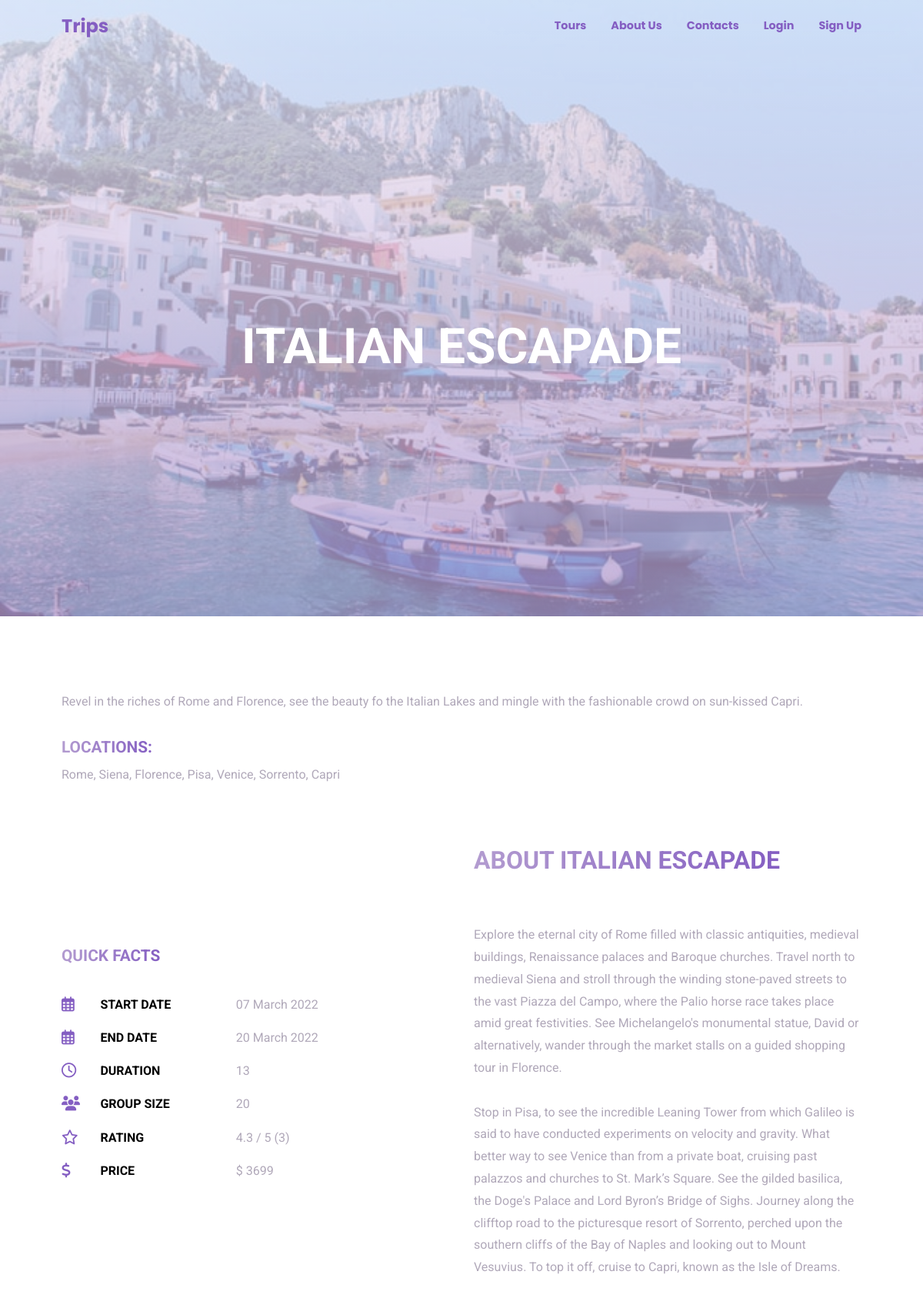
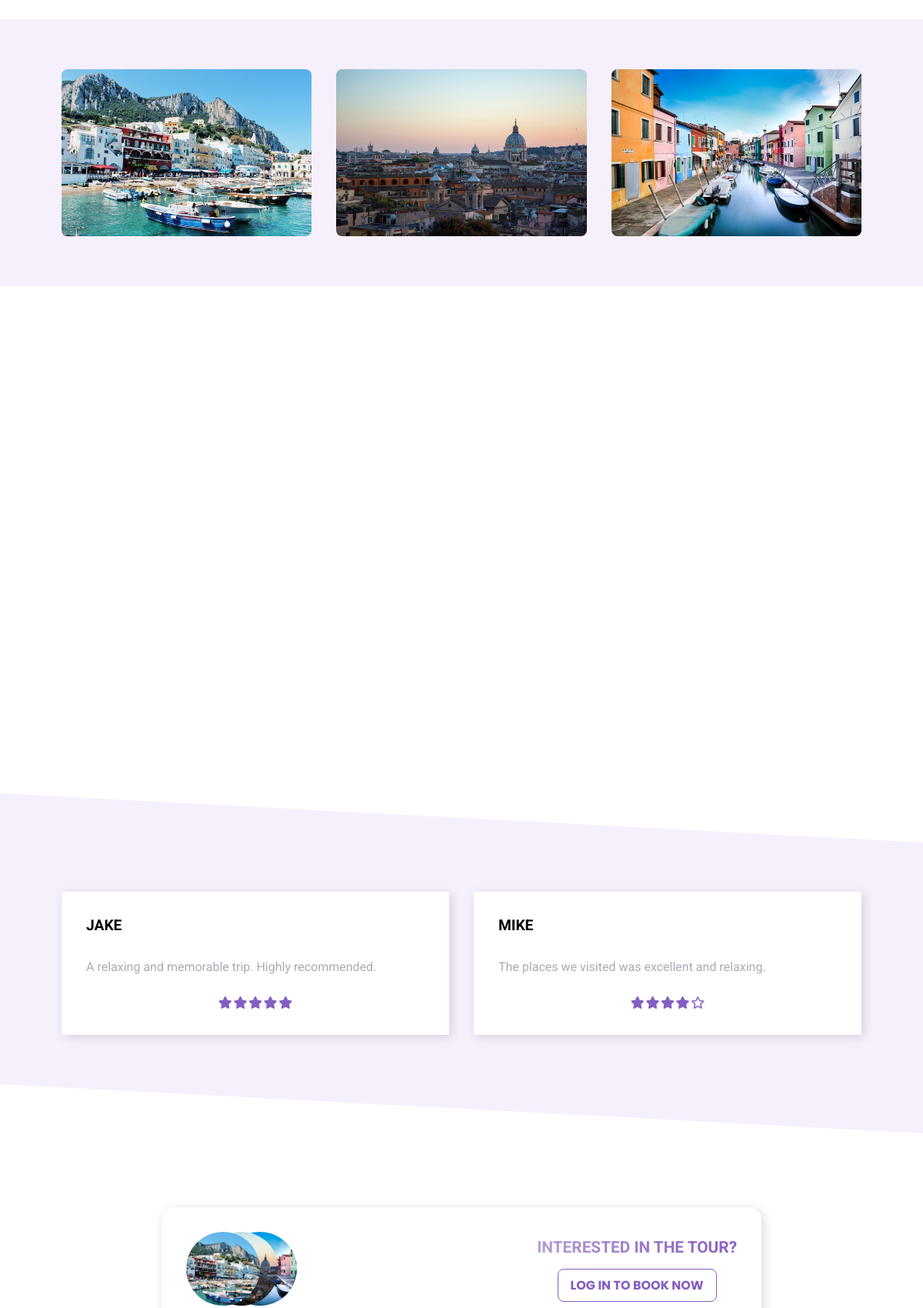
The app's page /tours/italian-escapade (upper part) with its own data (2 pictures, top to bottom).
### tours/models.py (models this page shows, shortened)
class Image(models.Model):
    image_path = models.CharField(max_length=100, unique=True)

class Tour(models.Model):
    name = models.CharField(max_length=100, unique=True)
    slug = models.SlugField(max_length=100, db_index=True)
    duration = models.IntegerField()
    max_group_size = models.IntegerField()
    ratings = models.FloatField(default=0)
    ratings_number = models.IntegerField(default=0)
    price = models.FloatField()
    summary = models.TextField()
    description = models.TextField()
    start_date = models.DateField()
    end_date = models.DateField()
    created_at = models.DateTimeField(auto_now_add=True)
    locations = models.ManyToManyField(Location)
    images = models.ManyToManyField(Image)
    num_of_spots_left = models.IntegerField()

### reviews/models.py (models this page shows, shortened)
class Review(models.Model):
    tour = models.ForeignKey(Tour, on_delete=models.CASCADE, related_name="reviews")
    user = models.ForeignKey(User, on_delete=models.CASCADE, related_name="reviews")
    review = models.CharField(max_length=200)
    rating = models.IntegerField()

### tours/views.py (the view)
# urls.py: path("<slug:slug>", views.single_tour, name="tour"),
def single_tour(request, slug):
    tour = get_object_or_404(Tour, slug=slug)
    images = tour.images.all()
    locations = tour.locations.all()
    reviews = tour.reviews.all()
    locations_names = []
    locations_coords = []
    for location in locations:
        locations_names.append(location.location_name)
        locations_coords.append(
            {"lat": location.latitude, "lng": location.longitudes, "name": location.location_name})
    return render(request, 'tours/tour.html', {
        "tour": tour,
        "images": images,
        "locations_names": locations_names,
        "locations_coords": locations_coords,
        "reviews": reviews,
        "numbers": [1, 2, 3, 4, 5]
    })

### tours/templates/tours/tour.html (shortened to what this page needs)
{% extends 'base.html' %}
{% load static %}
{% block css_files %}
	<link rel="stylesheet" href="{% static 'tours/css/tour.css' %}">
	<link href='https://api.mapbox.com/mapbox-gl-js/v2.3.1/mapbox-gl.css' rel='stylesheet' />
{% endblock %}
{% block content %}
	<div class="inner_container">
		<header id="header">
			{% include 'includes/navigation.html' %}
			<div class="tour_header_img_container">
				<img src="{% static images.0.image_path %}" alt="hero">
			</div>
			<h1>{{ tour.name|upper }}</h1>
		</header>
		<div class="content_container">
			<section class="tour_summary">
				Revel in the riches of Rome and Florence, see the beauty fo the Italian Lakes and mingle with the fashionable crowd on sun-kissed Capri.
				<p class="tour_locations">
					<p class="tour_title">LOCATIONS:</p>
					<span class="locations_text">{{ locations_names|join:", "}}</span>
				</p>
			</section>
		</div>
		<div class="content_container">
			<section class="tour_description">
				<ul class="tour_facts_list">
					<p class="tour_title mar-bottom-2">QUICK FACTS</p>
					<li class="tour_facts_item">
						<i class="far fa-calendar-alt"></i>
						<p class="facts_item_text">START DATE</p>
						<p class="facts_item_value">{{ tour.start_date|date:"d F Y"}}</p>
					</li>
					<li class="tour_facts_item">
						<i class="far fa-calendar-alt"></i>
						<p class="facts_item_text">END DATE</p>
						<p class="facts_item_value">{{ tour.end_date|date:"d F Y"}}</p>
					</li>
					<li class="tour_facts_item">
						<i class="far fa-clock"></i>
						<p class="facts_item_text">DURATION</p>
						<p class="facts_item_value">{{ tour.duration }}</p>
					</li>
					<li class="tour_facts_item">
						<i class="fas fa-users"></i>
						<p class="facts_item_text">GROUP SIZE</p>
						<p class="facts_item_value">{{ tour.max_group_size }}</p>
					</li>
					<li class="tour_facts_item">
						<i class="far fa-star"></i>
						<p class="facts_item_text">RATING</p>
						<p class="facts_item_value">{{ tour.ratings|floatformat }} / 5 ({{ tour.ratings_number }})</p>
					</li>
					<li class="tour_facts_item">
						<i class="fas fa-dollar-sign"></i>
						<p class="facts_item_text">PRICE</p>
						<p class="facts_item_value">$ {{ tour.price|floatformat }}</p>
					</li>
				</ul>
				<div class="tour_overview">
					<h3 class="tour_title mar-bottom-2 font_md">ABOUT {{ tour.name|upper }}</h3>
					<div class="tour_overview_text">
						{{ tour.description|linebreaksbr }}
					</div>
				</div>
			</section>
		</div>
		<div class="content_container">
			<section class="tour_imgs_container">
				{% for img in images %}
					<img src="{% static img.image_path %}" alt="location">
				{% endfor %}
			</section>
		</div>
		<div class="content_container">
			<div id='map'></div>
		</div>
		<section class="tour_reviews_section">
			<div class="tour_reviews_cards_container">
				{% if reviews.0 %}
					<div class="tour_review_card">
						<p class="tour_review_card_user_name">
							{{ reviews.0.user.username }}
						</p>
						<p class="tour_review_card_review">
							{{ reviews.0.review }}
						</p>
						<ul class="tour_review_card_rating_list">
							{% for num in numbers %}
								{% if reviews.0.rating >= num%}
									<li class="tour_review_card_rating_item">
										<i class="fas fa-star"></i>
									</li>
								{% else %}
									<li class="tour_review_card_rating_item">
										<i class="far fa-star"></i>
									</li>
								{% endif %}
							{% endfor %}
						</ul>
					</div>
				{% endif %}
				{% if reviews.1 %}
					<div class="tour_review_card">
						<p class="tour_review_card_user_name">
							{{ reviews.1.user.username }}
						</p>
						<p class="tour_review_card_review">
							{{ reviews.1.review }}
						</p>
						<ul class="tour_review_card_rating_list">
							{% for num in numbers %}
								{% if reviews.1.rating >= num%}
									<li class="tour_review_card_rating_item">
										<i class="fas fa-star"></i>
									</li>
								{% else %}
									<li class="tour_review_card_rating_item">
										<i class="far fa-star"></i>
									</li>
								{% endif %}
							{% endfor %}
						</ul>
					</div>
				{% endif %}
			</div>
		</section>
		<div class="content_container">
			<section class="tour_book_section">
				<ul class="tour_book_img_container">
					{% for img in images %}
						<li class="tour_book_img_item">
							<img src="{% static img.image_path %}" alt="location">
						</li>
					{% endfor %}
				</ul>
				<div class="tour_book_text">
					<p class="tour_title tour_book_font">INTERESTED IN THE TOUR?</p>
					{% if tour.num_of_spots_left > 0 %}
						<a href="{% if user.is_authenticated %}{% url 'new_booking' tour.slug %}{% else %}{% url 'login' %}{% endif %}" class="tour_book_btn">
							{% if user.is_authenticated %}
								BOOK NOW
							{% else %}
								LOG IN TO BOOK NOW
							{% endif %}
						</a>
					{% else %}
						<p class="tour_full">FULLY BOOKED</p>
					{% endif %}
				</div>
			</section>
		</div>
	</div>
{% endblock %}

### static/css/styles.css (style rules this page uses)
*, *::before, *::after { margin: 0; padding: 0; box-sizing: border-box; }
:root { --color-primary: #845ec2; --color-secondary: #b39cd0; --color-white: #fff; --color-gray: #b0a8b9; --color-error: rgb(252, 74, 9); --color-black: #000; --color-purple-light: rgb(246, 240, 253); }
body, textarea { font-family: 'Roboto', sans-serif; }
ul { list-style: none; }
a { text-decoration: none; font-family: 'Poppins', sans-serif; }
.inner_container { flex: auto; }
.content_container { padding: 0 1.5em; }
@media only screen and (min-width: 700px) { .content_container { padding: 0 4em; } }
@media only screen and (min-width: 1000px) { .content_container { padding: 0 5em; } }

### records on screen
Image: image_path (picture)
Tour: name "ITALIAN ESCAPADE", start_date "07 March 2022", end_date "20 March 2022", duration "13", max_group_size "20", ratings "4.3", ratings_number "3", price "3699", description "Explore the eternal city of Rome filled with classic antiquities, medieval buildings, Renaissance palaces and Baroque churches. Travel north to medieval Siena and stroll through the winding stone-paved streets to the vast Piazza del Campo, where the Palio horse race takes place amid great festivities. See Michelangelo's monumental statue, David or alternatively, wander through the market stalls on a guided shopping tour in Florence. Stop in Pisa, to see the incredible Leaning Tower from which Galileo is said to have conducted experiments on velocity and gravity. What better way to see Venice than from a private boat, cruising past palazzos and churches to St. Mark’s Square. See the gilded…"
Image: image_path (picture)
Image: image_path (picture)
Review: user.username "JAKE", review "A relaxing and memorable trip. Highly recommended.", rating 5 (drawn)
Review: user.username "MIKE", review "The places we visited was excellent and relaxing.", rating 4 (drawn)

### other values on screen
{{ locations_names|join:", " }} "Rome, Siena, Florence, Pisa, Venice, Sorrento, Capri"
